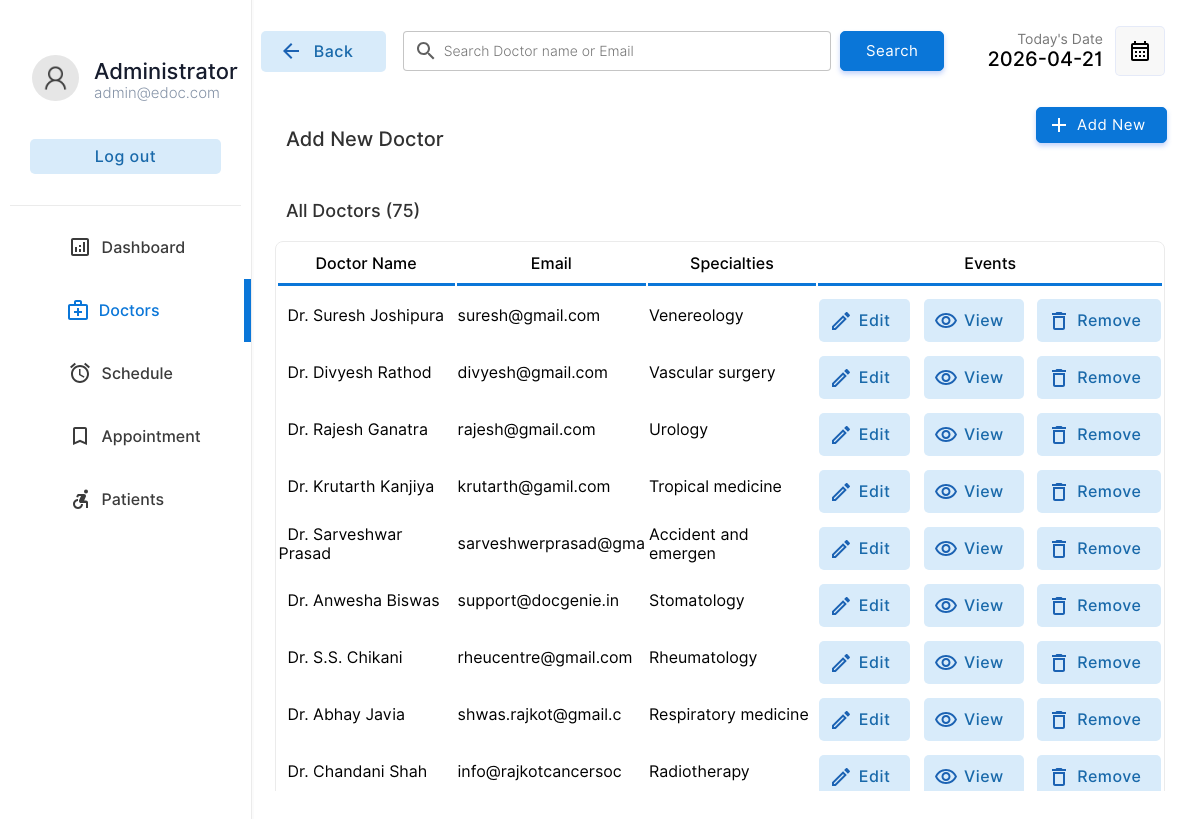
Screenshot of /doctor/doctors.php (signed in) with the database file from the repository.
### tables this page shows
CREATE TABLE `doctor` (
  `docid` int(11) NOT NULL,
  `docemail` varchar(255) DEFAULT NULL,
  `docname` varchar(255) DEFAULT NULL,
  `docpassword` varchar(255) DEFAULT NULL,
  `doctel` varchar(15) DEFAULT NULL,
  `specialties` int(2) DEFAULT NULL
);

CREATE TABLE `specialties` (
  `id` int(2) NOT NULL,
  `sname` varchar(50) DEFAULT NULL
);

### doctor/doctors.php (the view, shortened to what this page needs)
<!DOCTYPE html>
<html lang="en">
<head>
    <link rel="stylesheet" href="../css/animations.css">
    <link rel="stylesheet" href="../css/main.css">
    <link rel="stylesheet" href="../css/admin.css">
</head>
<body>
    <?php
    include("../connection.php");
    ?>
    <div class="container">
        <div class="menu">
            <table class="menu-container" border="0">
                <tr>
                    <td style="padding:10px" colspan="2">
                        <table border="0" class="profile-container">
                            <tr>
                                <td width="30%" style="padding-left:20px" >
                                    <img src="../img/user.png" alt="" width="100%" style="border-radius:50%">
                                </td>
                                <td style="padding:0px;margin:0px;">
                                    <p class="profile-title">Administrator</p>
                                    <p class="profile-subtitle">admin@edoc.com</p>
                                </td>
                            </tr>
                            <tr>
                                <td colspan="2">
                                <a href="../logout.php" ><input type="button" value="Log out" class="logout-btn btn-primary-soft btn"></a>
                                </td>
                            </tr>
                    </table>
                    </td>
                </tr>
                <tr class="menu-row" >
                    <td class="menu-btn menu-icon-dashbord" >
                        <a href="index.php" class="non-style-link-menu"><div><p class="menu-text">Dashboard</p></a></div></a>
                <tr class="menu-row">
                    <td class="menu-btn menu-icon-doctor menu-active menu-icon-doctor-active">
                        <a href="doctors.php" class="non-style-link-menu non-style-link-menu-active"><div><p class="menu-text">Doctors</p></a></div>
                <tr class="menu-row" >
                    <td class="menu-btn menu-icon-schedule">
                        <a href="schedule.php" class="non-style-link-menu"><div><p class="menu-text">Schedule</p></div></a>
                    </td>
                </tr>
                <tr class="menu-row">
                    <td class="menu-btn menu-icon-appoinment">
                        <a href="appointment.php" class="non-style-link-menu"><div><p class="menu-text">Appointment</p></a></div>
                    </td>
                </tr>
                <tr class="menu-row" >
                    <td class="menu-btn menu-icon-patient">
                        <a href="patient.php" class="non-style-link-menu"><div><p class="menu-text">Patients</p></a></div>
                    </td>
                </tr>
        <div class="dash-body">
            <table border="0" width="100%" style=" border-spacing: 0;margin:0;padding:0;margin-top:25px; ">
                <tr >
                    <td width="13%">
                        <a href="doctors.php" ><button  class="login-btn btn-primary-soft btn btn-icon-back"  style="padding-top:11px;padding-bottom:11px;margin-left:20px;width:125px"><font class="tn-in-text">Back</font></button></a>
                    </td>
                    <td>
                        <form action="" method="post" class="header-search">
                            <input type="search" name="search" class="input-text header-searchbar" placeholder="Search Doctor name or Email" list="doctors">&nbsp;&nbsp;
                            <?php
                                $list11 = $database->query("select  docname,docemail from  doctor;");
?>
                            <input type="Submit" value="Search" class="login-btn btn-primary btn" style="padding-left: 25px;padding-right: 25px;padding-top: 10px;padding-bottom: 10px;">
                        </form>
                    </td>
                    <td width="15%">
                        <p style="font-size: 14px;color: rgb(119, 119, 119);padding: 0;margin: 0;text-align: right;">
                            Today's Date
                        </p>
                        <p class="heading-sub12" style="padding: 0;margin: 0;">
                            <?php
                                $date = date('Y-m-d');
                                echo $date;
                            ?>
                        </p>
                    </td>
                    <td width="10%">
                        <button  class="btn-label"  style="display: flex;justify-content: center;align-items: center;"><img src="../img/calendar.svg" width="100%"></button>
                    </td>
                </tr>
                <tr >
                    <td colspan="2" style="padding-top:30px;">
                        <p class="heading-main12" style="margin-left: 45px;font-size:20px;color:rgb(49, 49, 49)">Add New Doctor</p>
                    </td>
                    <td colspan="2">
                        <a href="?action=add&id=none&error=0" class="non-style-link"><button  class="login-btn btn-primary btn button-icon"  style="display: flex;justify-content: center;align-items: center;margin-left:75px;background-image: url('../img/icons/add.svg');">Add New</font></button>
                            </a></td>
                </tr>
                <tr>
                    <td colspan="4" style="padding-top:10px;">
                        <p class="heading-main12" style="margin-left: 45px;font-size:18px;color:rgb(49, 49, 49)">All Doctors (<?php echo $list11->num_rows; ?>)</p>
                    </td>
                </tr>
                <?php
                    if($_POST){
                        $keyword=$_POST["search"];
                        $sqlmain= "select * from doctor where docemail='$keyword' or docname='$keyword' or docname like '$keyword%' or docname like '%$keyword' or docname like '%$keyword%'";
                    }else{
                        $sqlmain= "select * from doctor order by docid desc";
                    }
                ?>
                <tr>
                   <td colspan="4">
                       <center>
                        <div class="abc scroll">
                        <table width="93%" class="sub-table scrolldown" border="0">
                        <thead>
                        <tr>
                                <th class="table-headin">
                                    Doctor Name
                                </th>
                                <th class="table-headin">
                                    Email
                                </th>
                                <th class="table-headin">
                                    Specialties
                                </th>
                                <th class="table-headin">
                                    Events
                                </tr>
                        </thead>
                        <tbody>
                            <?php
                                $result= $database->query($sqlmain);
                                if($result->num_rows==0){
                                    echo '<tr>
                                    <td colspan="4">
                                    <br><br><br><br>
                                    <center>
                                    <img src="../img/notfound.svg" width="25%">
                                    <br>
                                    <p class="heading-main12" style="margin-left: 45px;font-size:20px;color:rgb(49, 49, 49)">We  couldnt find anything related to your keywords !</p>
                                    <a class="non-style-link" href="doctors.php"><button  class="login-btn btn-primary-soft btn"  style="display: flex;justify-content: center;align-items: center;margin-left:20px;">&nbsp; Show all Doctors &nbsp;</font></button>
                                    </a>
                                    </center>
                                    <br><br><br><br>
                                    </td>
                                    </tr>';
                                }
                                else{
                                for ( $x=0; $x<$result->num_rows;$x++){
                                    $row=$result->fetch_assoc();
                                    $docid=$row["docid"];
                                    $name=$row["docname"];
                                    $email=$row["docemail"];
                                    $spe=$row["specialties"];
                                    $spcil_res= $database->query("select sname from specialties where id='$spe'");
                                    $spcil_array= $spcil_res->fetch_assoc();
                                    $spcil_name=$spcil_array["sname"];
                                    echo '<tr>
                                        <td> &nbsp;
                                            '.substr($name,0,30).'
                                        </td>
                                        <td>
                                            '.substr($email,0,20).'
                                        </td>
                                        <td>
                                            '.substr($spcil_name,0,20).'
                                        </td>
                                        <td>
                                        <div style="display:flex;justify-content: center;">
                                        <a href="?action=edit&id='.$docid.'&error=0" class="non-style-link"><button  class="btn-primary-soft btn button-icon btn-edit"  style="padding-left: 40px;padding-top: 12px;padding-bottom: 12px;margin-top: 10px;"><font class="tn-in-text">Edit</font></button></a>
                                        &nbsp;&nbsp;&nbsp;
                                        <a href="?action=view&id='.$docid.'" class="non-style-link"><button  class="btn-primary-soft btn button-icon btn-view"  style="padding-left: 40px;padding-top: 12px;padding-bottom: 12px;margin-top: 10px;"><font class="tn-in-text">View</font></button></a>
                                       &nbsp;&nbsp;&nbsp;
                                       <a href="?action=drop&id='.$docid.'&name='.$name.'" class="non-style-link"><button  class="btn-primary-soft btn button-icon btn-delete"  style="padding-left: 40px;padding-top: 12px;padding-bottom: 12px;margin-top: 10px;"><font class="tn-in-text">Remove</font></button></a>
                                        </div>
                                        </td>
                                    </tr>';
                                }
                            }
                            ?>
                            </tbody>
                        </table>
                        </div>
                        </center>
                   </td>
                </tr>
            </table>
        </div>
</body>
</html>

### css/main.css (style rules this page uses)
:root { --primarycolor: #0A76D8; --primarycolorhover: #006dd3; --btnice:#D8EBFA; --btnnicetext:#1b62b3; }
body { margin: 0; padding: 0; border-spacing: 0; font-family: 'Inter', sans-serif; }
.input-text { border-radius: 4px; border: 0.5px solid rgb(226, 226, 226); padding: 10px; width: 92%; transition: 0.2s; outline: none; }
.input-text { border: 1px solid #e9ecef; font-size: 14px; line-height: 26px; background-color: #fff; display: block; width: 100%; padding: .375rem .75rem; font-weight: 300; line-height: 1.5; color: #212529; background-color: #fff; background-clip: padding-box; -webkit-appearance: none; -moz-appearance: none; appearance: none; border-radius: .25rem; transition: border-color .15s ease-in-out,box-shadow .15s ease-in-out; }
.input-text::placeholder { font-family: 'Inter', sans-serif; }
.btn { cursor: pointer; padding: 8px 20px; outline: none; text-decoration: none; font-size: 15px; letter-spacing: 0.5px; transition: all 0.3s; border-radius: 5px; font-family: 'Inter', sans-serif; }
.btn-primary { background-color: var(--primarycolor) ; border: 1px solid var(--primarycolor) ; color: #fff ; box-shadow: 0 3px 5px 0 rgba(57,108,240,0.3); }
.btn-primary-soft { background-color: #D8EBFA ; color: #1969AA; font-weight: 500; font-size: 16px; border: none; }
.non-style-link:link, .non-style-link:visited, .non-style-link:hover, .non-style-link:active { text-decoration: none; color: rgb(43, 43, 43); }
.btn-label { margin-left: 10px; padding: 12px 12px; outline: none; text-decoration: none; font-size: 15px; letter-spacing: 0.5px; transition: all 0.3s; border-radius: 5px; background-color: #f0f0f073; border: 1px solid rgba(57,108,240,0.1) ; font-family: 'Inter', sans-serif; }
.sub-table { border: 1px solid #ebebeb; border-radius: 8px; }
.table-headin { font-size: 16px; font-weight: 500; padding: 10px; border-bottom: 3px solid var(--primarycolor); }
.abc { width: 100%; height: 550px; overflow: auto; }
input[type=search] { background-image: url('../img/search.svg'); background-position: 10px 50%; background-repeat: no-repeat; transition: 0.5s; padding: 8px 20px 8px 40px; }
.button-icon { background-position: 10px 50%; background-repeat: no-repeat; transition: 0.5s; padding: 8px 20px 8px 40px; }
.menu-btn { padding:6px; color: #3b3b3b; background-position: 30% 50%; background-repeat: no-repeat; transition: 0.5s; }
.menu-text { padding-left: 40%; font-weight: 500; font-size: 16px; }
.menu-active { color: var(--primarycolor); border-right: 7px solid var(--primarycolor); background-color: var(); }
.non-style-link-menu:link, .non-style-link-menu:visited, .non-style-link-menu:active { text-decoration: none; color: #3b3b3b; }
.non-style-link-menu-active:link, .non-style-link-menu-active:visited, .non-style-link-menu-active:active { text-decoration: none; color: var(--primarycolor); }
.menu-icon-dashbord { background-image: url('../img/icons/dashboard.svg'); }
.menu-icon-doctor { background-image: url('../img/icons/doctors.svg'); }
.menu-icon-schedule { background-image: url('../img/icons/schedule.svg'); }
.menu-icon-appoinment { background-image: url('../img/icons/book.svg'); }
.menu-icon-patient { background-image: url('../img/icons/patients.svg'); }
.menu-icon-doctor:hover,.menu-icon-doctor-active { color: var(--primarycolor); background-image: url('../img/icons/doctors-hover.svg'); }
.btn-icon-back { background-image: url('../img/icons/back-iceblue.svg'); background-position: 18px 50%; background-repeat: no-repeat; transition: 0.5s; padding: 8px 20px 8px 40px; }
.btn-edit { background-image: url('../img/icons/edit-iceblue.svg'); }
.btn-view { background-image: url('../img/icons/view-iceblue.svg'); }
.btn-delete { background-image: url('../img/icons/delete-iceblue.svg'); }

### doctor/doctors.php (style rules this page uses)
.sub-table { animation: transitionIn-Y-bottom 0.5s; }

### rows the page displays
doctor: docname "Dr. Suresh Joshipura", docemail "suresh@gmail.com", specialties.sname "Venereology"
doctor: docname "Dr. Divyesh Rathod", docemail "divyesh@gmail.com", specialties.sname "Vascular surgery"
doctor: docname "Dr. Rajesh Ganatra", docemail "rajesh@gmail.com", specialties.sname "Urology"
doctor: docname "Dr. Krutarth Kanjiya", docemail "krutarth@gamil.com", specialties.sname "Tropical medicine"
doctor: docname "Dr. Sarveshwar Prasad", docemail "sarveshwerprasad@gma", specialties.sname "Accident and emergen"
doctor: docname "Dr. Anwesha Biswas", docemail "support@docgenie.in", specialties.sname "Stomatology"
doctor: docname "Dr. S.S. Chikani", docemail "rheucentre@gmail.com", specialties.sname "Rheumatology"
doctor: docname "Dr. Abhay Javia", docemail "shwas.rajkot@gmail.c", specialties.sname "Respiratory medicine"
doctor: docname "Dr. Chandani Shah", docemail "info@rajkotcancersoc", specialties.sname "Radiotherapy"

### other values shown
$list11->num_rows "75"
